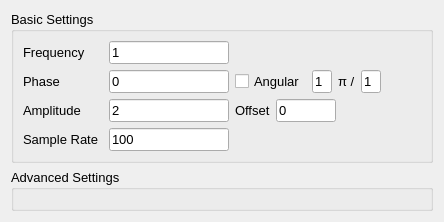
<?xml version="1.0" encoding="UTF-8"?>
<ui version="4.0">
 <class>SineSettingsWidget</class>
 <widget class="QWidget" name="SineSettingsWidget">
  <property name="geometry">
   <rect>
    <x>0</x>
    <y>0</y>
    <width>441</width>
    <height>214</height>
   </rect>
  </property>
  <property name="sizePolicy">
   <sizepolicy hsizetype="Fixed" vsizetype="Minimum">
    <horstretch>0</horstretch>
    <verstretch>0</verstretch>
   </sizepolicy>
  </property>
  <property name="windowTitle">
   <string>Form</string>
  </property>
  <layout class="QVBoxLayout" name="verticalLayout">
   <item>
    <widget class="QGroupBox" name="gbBasicSettings">
     <property name="sizePolicy">
      <sizepolicy hsizetype="Fixed" vsizetype="Fixed">
       <horstretch>0</horstretch>
       <verstretch>0</verstretch>
      </sizepolicy>
     </property>
     <property name="maximumSize">
      <size>
       <width>600</width>
       <height>16777215</height>
      </size>
     </property>
     <property name="font">
      <font>
       <pointsize>10</pointsize>
       <weight>50</weight>
       <bold>false</bold>
      </font>
     </property>
     <property name="title">
      <string>Basic Settings</string>
     </property>
     <layout class="QHBoxLayout" name="horizontalLayout_23">
      <item>
       <layout class="QVBoxLayout" name="vlBasic">
        <item>
         <layout class="QHBoxLayout" name="horizontalLayout_24">
          <item>
           <widget class="QLabel" name="lbFreq">
            <property name="minimumSize">
             <size>
              <width>80</width>
              <height>0</height>
             </size>
            </property>
            <property name="font">
             <font>
              <pointsize>10</pointsize>
             </font>
            </property>
            <property name="text">
             <string>Frequency</string>
            </property>
            <property name="buddy">
             <cstring>leFreq</cstring>
            </property>
           </widget>
          </item>
          <item>
           <widget class="QLineEdit" name="leFreq">
            <property name="minimumSize">
             <size>
              <width>120</width>
              <height>0</height>
             </size>
            </property>
            <property name="maximumSize">
             <size>
              <width>120</width>
              <height>16777215</height>
             </size>
            </property>
            <property name="text">
             <string>1</string>
            </property>
           </widget>
          </item>
          <item>
           <spacer name="horizontalSpacer_19">
            <property name="orientation">
             <enum>Qt::Horizontal</enum>
            </property>
            <property name="sizeHint" stdset="0">
             <size>
              <width>40</width>
              <height>20</height>
             </size>
            </property>
           </spacer>
          </item>
         </layout>
        </item>
        <item>
         <layout class="QHBoxLayout" name="horizontalLayout_25">
          <item>
           <widget class="QLabel" name="lbPhase">
            <property name="minimumSize">
             <size>
              <width>80</width>
              <height>0</height>
             </size>
            </property>
            <property name="font">
             <font>
              <pointsize>10</pointsize>
             </font>
            </property>
            <property name="text">
             <string>Phase</string>
            </property>
            <property name="buddy">
             <cstring>lePhase</cstring>
            </property>
           </widget>
          </item>
          <item>
           <widget class="QLineEdit" name="lePhase">
            <property name="minimumSize">
             <size>
              <width>120</width>
              <height>0</height>
             </size>
            </property>
            <property name="maximumSize">
             <size>
              <width>120</width>
              <height>16777215</height>
             </size>
            </property>
            <property name="text">
             <string>0</string>
            </property>
           </widget>
          </item>
          <item>
           <widget class="QCheckBox" name="chbAngular">
            <property name="text">
             <string>Angular</string>
            </property>
           </widget>
          </item>
          <item>
           <widget class="QLineEdit" name="lePiMult">
            <property name="maximumSize">
             <size>
              <width>20</width>
              <height>16777215</height>
             </size>
            </property>
            <property name="text">
             <string>1</string>
            </property>
           </widget>
          </item>
          <item>
           <widget class="QLabel" name="label">
            <property name="text">
             <string>π /</string>
            </property>
           </widget>
          </item>
          <item>
           <widget class="QLineEdit" name="lePiDiv">
            <property name="maximumSize">
             <size>
              <width>20</width>
              <height>16777215</height>
             </size>
            </property>
            <property name="text">
             <string>1</string>
            </property>
           </widget>
          </item>
          <item>
           <spacer name="horizontalSpacer_20">
            <property name="orientation">
             <enum>Qt::Horizontal</enum>
            </property>
            <property name="sizeHint" stdset="0">
             <size>
              <width>40</width>
              <height>20</height>
             </size>
            </property>
           </spacer>
          </item>
         </layout>
        </item>
        <item>
         <layout class="QHBoxLayout" name="horizontalLayout_26">
          <item>
           <widget class="QLabel" name="lbAmp">
            <property name="minimumSize">
             <size>
              <width>80</width>
              <height>0</height>
             </size>
            </property>
            <property name="font">
             <font>
              <pointsize>10</pointsize>
             </font>
            </property>
            <property name="text">
             <string>Amplitude</string>
            </property>
            <property name="buddy">
             <cstring>leAmp</cstring>
            </property>
           </widget>
          </item>
          <item>
           <widget class="QLineEdit" name="leAmp">
            <property name="minimumSize">
             <size>
              <width>120</width>
              <height>0</height>
             </size>
            </property>
            <property name="maximumSize">
             <size>
              <width>120</width>
              <height>16777215</height>
             </size>
            </property>
            <property name="text">
             <string>2</string>
            </property>
           </widget>
          </item>
          <item>
           <widget class="QLabel" name="lbMin">
            <property name="font">
             <font>
              <pointsize>10</pointsize>
             </font>
            </property>
            <property name="text">
             <string>Offset</string>
            </property>
            <property name="buddy">
             <cstring>leOffset</cstring>
            </property>
           </widget>
          </item>
          <item>
           <widget class="QLineEdit" name="leOffset">
            <property name="maximumSize">
             <size>
              <width>60</width>
              <height>16777215</height>
             </size>
            </property>
            <property name="text">
             <string>0</string>
            </property>
           </widget>
          </item>
          <item>
           <spacer name="horizontalSpacer_21">
            <property name="orientation">
             <enum>Qt::Horizontal</enum>
            </property>
            <property name="sizeHint" stdset="0">
             <size>
              <width>40</width>
              <height>20</height>
             </size>
            </property>
           </spacer>
          </item>
         </layout>
        </item>
        <item>
         <layout class="QHBoxLayout" name="horizontalLayout_27">
          <item>
           <widget class="QLabel" name="lbSampleRate">
            <property name="minimumSize">
             <size>
              <width>80</width>
              <height>0</height>
             </size>
            </property>
            <property name="font">
             <font>
              <pointsize>10</pointsize>
             </font>
            </property>
            <property name="text">
             <string>Sample Rate</string>
            </property>
            <property name="buddy">
             <cstring>leSampleRate</cstring>
            </property>
           </widget>
          </item>
          <item>
           <widget class="QLineEdit" name="leSampleRate">
            <property name="minimumSize">
             <size>
              <width>120</width>
              <height>0</height>
             </size>
            </property>
            <property name="maximumSize">
             <size>
              <width>120</width>
              <height>16777215</height>
             </size>
            </property>
            <property name="text">
             <string>100</string>
            </property>
           </widget>
          </item>
          <item>
           <spacer name="horizontalSpacer_22">
            <property name="orientation">
             <enum>Qt::Horizontal</enum>
            </property>
            <property name="sizeHint" stdset="0">
             <size>
              <width>40</width>
              <height>20</height>
             </size>
            </property>
           </spacer>
          </item>
         </layout>
        </item>
       </layout>
      </item>
     </layout>
    </widget>
   </item>
   <item>
    <widget class="QGroupBox" name="gbAdvancedSettings">
     <property name="sizePolicy">
      <sizepolicy hsizetype="Minimum" vsizetype="Minimum">
       <horstretch>0</horstretch>
       <verstretch>0</verstretch>
      </sizepolicy>
     </property>
     <property name="maximumSize">
      <size>
       <width>600</width>
       <height>16777215</height>
      </size>
     </property>
     <property name="font">
      <font>
       <pointsize>10</pointsize>
       <weight>50</weight>
       <bold>false</bold>
      </font>
     </property>
     <property name="title">
      <string>Advanced Settings</string>
     </property>
     <layout class="QHBoxLayout" name="horizontalLayout_29">
      <item>
       <layout class="QVBoxLayout" name="vlAdvanced">
        <item>
         <widget class="AdvancedSettingsWidget" name="advancedSettings" native="true"/>
        </item>
       </layout>
      </item>
     </layout>
    </widget>
   </item>
  </layout>
 </widget>
 <customwidgets>
  <customwidget>
   <class>AdvancedSettingsWidget</class>
   <extends>QWidget</extends>
   <header location="global">advancedsettingswidget.h</header>
   <container>1</container>
  </customwidget>
 </customwidgets>
 <tabstops>
  <tabstop>leFreq</tabstop>
  <tabstop>lePhase</tabstop>
  <tabstop>leAmp</tabstop>
  <tabstop>leOffset</tabstop>
  <tabstop>leSampleRate</tabstop>
 </tabstops>
 <resources/>
 <connections>
  <connection>
   <sender>leFreq</sender>
   <signal>returnPressed()</signal>
   <receiver>SineSettingsWidget</receiver>
   <slot>onLineEditReturnPressed()</slot>
   <hints>
    <hint type="sourcelabel">
     <x>136</x>
     <y>50</y>
    </hint>
    <hint type="destinationlabel">
     <x>2</x>
     <y>182</y>
    </hint>
   </hints>
  </connection>
  <connection>
   <sender>lePhase</sender>
   <signal>returnPressed()</signal>
   <receiver>SineSettingsWidget</receiver>
   <slot>onLineEditReturnPressed()</slot>
   <hints>
    <hint type="sourcelabel">
     <x>187</x>
     <y>76</y>
    </hint>
    <hint type="destinationlabel">
     <x>480</x>
     <y>102</y>
    </hint>
   </hints>
  </connection>
  <connection>
   <sender>leAmp</sender>
   <signal>returnPressed()</signal>
   <receiver>SineSettingsWidget</receiver>
   <slot>onLineEditReturnPressed()</slot>
   <hints>
    <hint type="sourcelabel">
     <x>163</x>
     <y>112</y>
    </hint>
    <hint type="destinationlabel">
     <x>480</x>
     <y>142</y>
    </hint>
   </hints>
  </connection>
  <connection>
   <sender>leSampleRate</sender>
   <signal>returnPressed()</signal>
   <receiver>SineSettingsWidget</receiver>
   <slot>onLineEditReturnPressed()</slot>
   <hints>
    <hint type="sourcelabel">
     <x>147</x>
     <y>140</y>
    </hint>
    <hint type="destinationlabel">
     <x>480</x>
     <y>210</y>
    </hint>
   </hints>
  </connection>
  <connection>
   <sender>leOffset</sender>
   <signal>returnPressed()</signal>
   <receiver>SineSettingsWidget</receiver>
   <slot>onLineEditReturnPressed()</slot>
   <hints>
    <hint type="sourcelabel">
     <x>303</x>
     <y>111</y>
    </hint>
    <hint type="destinationlabel">
     <x>480</x>
     <y>213</y>
    </hint>
   </hints>
  </connection>
 </connections>
 <slots>
  <slot>onLineEditReturnPressed()</slot>
 </slots>
</ui>
